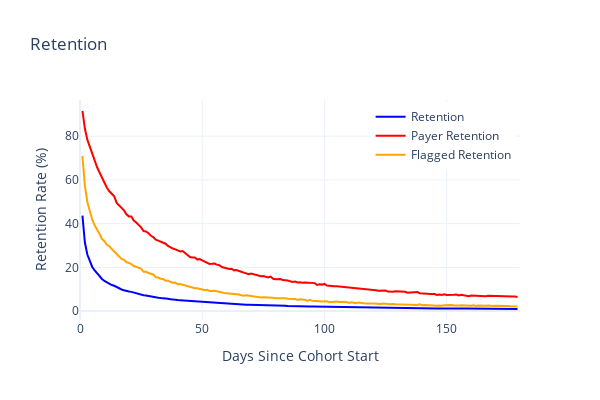
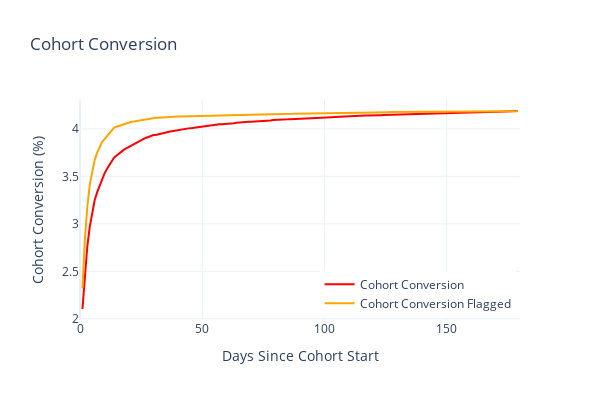

The code cell stored with these charts, in order, in its notebook:
### Markdown cell above
## First Test

Set `corr` to 0, which means Payment Propensity is random and unrelated to Engagement. We'll set `cuttoff` to a value that makes simulated Cohort Conversion Flagged similar to Cohort Conversion.

### Code cell
corr = 0
cutoff = 0.9
con.execute(engagement_score.format(corr=corr, days = 60))

df = con.execute(model_query.format(cutoff=cutoff)).df()
df = df[(df['cohort_day'] > 0) & (df['cohort_day'] < 180)]

# Show Retention(s)
fig = show_retention(df)
fig.show()

fig = show_cohort_conversion(df)
fig.show()

# fig = show_daily_purchase(df)
# fig.show()

### Figure 1 — Plotly figure (JSON) as saved in the notebook; plotly's stock layout.template omitted (floating-point values rounded to 4 significant figures; data arrays with more than 128 entries replaced by an {"elided": "..."} marker saying what was removed)
{"data": [{"line": {"color": "blue", "width": 2}, "marker": {"size": 8, "symbol": "circle"}, "mode": "lines", "name": "Retention", "type": "scatter", "x": {"elided": "179 int values"}, "y": {"elided": "179 float values"}}, {"line": {"color": "red", "width": 2}, "marker": {"size": 8, "symbol": "circle"}, "mode": "lines", "name": "Payer Retention", "type": "scatter", "x": {"elided": "179 int values"}, "y": {"elided": "179 float values"}}, {"line": {"color": "orange", "width": 2}, "marker": {"size": 8, "symbol": "circle"}, "mode": "lines", "name": "Flagged Retention", "type": "scatter", "x": {"elided": "179 int values"}, "y": {"elided": "179 float values"}}], "layout": {"height": 400, "legend": {"x": 0.99, "xanchor": "right", "y": 0.99, "yanchor": "top"}, "title": {"text": "Retention"}, "width": 600, "xaxis": {"range": [0, 180], "title": {"text": "Days Since Cohort Start"}}, "yaxis": {"title": {"text": "Retention Rate (%)"}}}}

### Figure 2 — Plotly figure (JSON) as saved in the notebook; plotly's stock layout.template omitted (floating-point values rounded to 4 significant figures; data arrays with more than 128 entries replaced by an {"elided": "..."} marker saying what was removed)
{"data": [{"line": {"color": "red", "width": 2}, "marker": {"size": 8, "symbol": "circle"}, "mode": "lines", "name": "Cohort Conversion", "type": "scatter", "x": {"elided": "179 int values"}, "y": {"elided": "179 float values"}}, {"line": {"color": "orange", "width": 2}, "marker": {"size": 8, "symbol": "circle"}, "mode": "lines", "name": "Cohort Conversion Flagged", "type": "scatter", "x": {"elided": "179 int values"}, "y": {"elided": "179 float values"}}], "layout": {"height": 400, "legend": {"x": 0.99, "xanchor": "right", "y": 0.01, "yanchor": "bottom"}, "title": {"text": "Cohort Conversion"}, "width": 600, "xaxis": {"range": [0, 180], "title": {"text": "Days Since Cohort Start"}}, "yaxis": {"title": {"text": "Cohort Conversion (%)"}}}}
